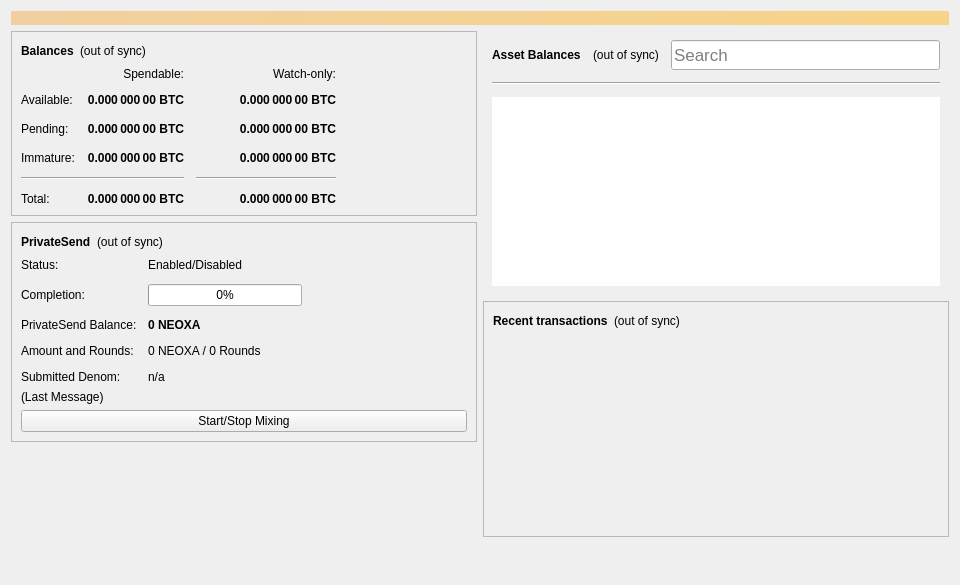
<?xml version="1.0" encoding="UTF-8"?>
<ui version="4.0">
 <class>OverviewPage</class>
 <widget class="QWidget" name="OverviewPage">
  <property name="geometry">
   <rect>
    <x>0</x>
    <y>0</y>
    <width>960</width>
    <height>585</height>
   </rect>
  </property>
  <property name="minimumSize">
   <size>
    <width>960</width>
    <height>0</height>
   </size>
  </property>
  <property name="windowTitle">
   <string>Form</string>
  </property>
  <layout class="QVBoxLayout" name="topLayout">
   <item>
    <widget class="QLabel" name="labelAlerts">
     <property name="visible">
      <bool>false</bool>
     </property>
     <property name="styleSheet">
      <string notr="true">QLabel { background-color: qlineargradient(x1: 0, y1: 0, x2: 1, y2: 0, stop:0 #F0D0A0, stop:1 #F8D488); color:#000000; }</string>
     </property>
     <property name="wordWrap">
      <bool>true</bool>
     </property>
     <property name="margin">
      <number>3</number>
     </property>
     <property name="textInteractionFlags">
      <set>Qt::TextSelectableByMouse</set>
     </property>
    </widget>
   </item>
   <item>
    <layout class="QHBoxLayout" name="horizontalLayout" stretch="1,1">
     <item>
      <layout class="QVBoxLayout" name="verticalLayout_2">
       <item>
        <widget class="QFrame" name="frame">
         <property name="frameShape">
          <enum>QFrame::StyledPanel</enum>
         </property>
         <property name="frameShadow">
          <enum>QFrame::Raised</enum>
         </property>
         <layout class="QVBoxLayout" name="verticalLayout_4">
          <item>
           <layout class="QHBoxLayout" name="horizontalLayout_4">
            <item>
             <widget class="QLabel" name="label_5">
              <property name="font">
               <font>
                <weight>75</weight>
                <bold>true</bold>
               </font>
              </property>
              <property name="text">
               <string>Balances</string>
              </property>
             </widget>
            </item>
            <item>
             <widget class="QLabel" name="labelWalletStatus">
              <property name="toolTip">
               <string>The displayed information may be out of date. Your wallet automatically synchronizes with the Neoxa network after a connection is established, but this process has not completed yet.</string>
              </property>
              <property name="text">
               <string notr="true">(out of sync)</string>
              </property>
              <property name="alignment">
               <set>Qt::AlignLeading|Qt::AlignLeft|Qt::AlignVCenter</set>
              </property>
             </widget>
            </item>
            <item>
             <spacer name="horizontalSpacer_3">
              <property name="orientation">
               <enum>Qt::Horizontal</enum>
              </property>
              <property name="sizeHint" stdset="0">
               <size>
                <width>40</width>
                <height>20</height>
               </size>
              </property>
             </spacer>
            </item>
           </layout>
          </item>
          <item>
           <layout class="QGridLayout" name="gridLayout">
            <property name="spacing">
             <number>12</number>
            </property>
            <item row="2" column="2">
             <widget class="QLabel" name="labelWatchPending">
              <property name="font">
               <font>
                <weight>75</weight>
                <bold>true</bold>
               </font>
              </property>
              <property name="cursor">
               <cursorShape>IBeamCursor</cursorShape>
              </property>
              <property name="toolTip">
               <string>Unconfirmed transactions to watch-only addresses</string>
              </property>
              <property name="text">
               <string notr="true">0.000 000 00 BTC</string>
              </property>
              <property name="alignment">
               <set>Qt::AlignRight|Qt::AlignTrailing|Qt::AlignVCenter</set>
              </property>
              <property name="textInteractionFlags">
               <set>Qt::LinksAccessibleByMouse|Qt::TextSelectableByKeyboard|Qt::TextSelectableByMouse</set>
              </property>
             </widget>
            </item>
            <item row="2" column="1">
             <widget class="QLabel" name="labelUnconfirmed">
              <property name="font">
               <font>
                <weight>75</weight>
                <bold>true</bold>
               </font>
              </property>
              <property name="cursor">
               <cursorShape>IBeamCursor</cursorShape>
              </property>
              <property name="toolTip">
               <string>Total of transactions that have yet to be confirmed, and do not yet count toward the spendable balance</string>
              </property>
              <property name="text">
               <string notr="true">0.000 000 00 BTC</string>
              </property>
              <property name="alignment">
               <set>Qt::AlignRight|Qt::AlignTrailing|Qt::AlignVCenter</set>
              </property>
              <property name="textInteractionFlags">
               <set>Qt::LinksAccessibleByMouse|Qt::TextSelectableByKeyboard|Qt::TextSelectableByMouse</set>
              </property>
             </widget>
            </item>
            <item row="3" column="2">
             <widget class="QLabel" name="labelWatchImmature">
              <property name="font">
               <font>
                <weight>75</weight>
                <bold>true</bold>
               </font>
              </property>
              <property name="cursor">
               <cursorShape>IBeamCursor</cursorShape>
              </property>
              <property name="toolTip">
               <string>Mined balance in watch-only addresses that has not yet matured</string>
              </property>
              <property name="text">
               <string notr="true">0.000 000 00 BTC</string>
              </property>
              <property name="alignment">
               <set>Qt::AlignRight|Qt::AlignTrailing|Qt::AlignVCenter</set>
              </property>
              <property name="textInteractionFlags">
               <set>Qt::LinksAccessibleByMouse|Qt::TextSelectableByKeyboard|Qt::TextSelectableByMouse</set>
              </property>
             </widget>
            </item>
            <item row="4" column="0" colspan="2">
             <widget class="Line" name="lineSpendableBalance">
              <property name="orientation">
               <enum>Qt::Horizontal</enum>
              </property>
             </widget>
            </item>
            <item row="4" column="2">
             <widget class="Line" name="lineWatchBalance">
              <property name="sizePolicy">
               <sizepolicy hsizetype="Preferred" vsizetype="Fixed">
                <horstretch>0</horstretch>
                <verstretch>0</verstretch>
               </sizepolicy>
              </property>
              <property name="minimumSize">
               <size>
                <width>140</width>
                <height>0</height>
               </size>
              </property>
              <property name="orientation">
               <enum>Qt::Horizontal</enum>
              </property>
             </widget>
            </item>
            <item row="5" column="0">
             <widget class="QLabel" name="labelTotalText">
              <property name="text">
               <string>Total:</string>
              </property>
             </widget>
            </item>
            <item row="3" column="1">
             <widget class="QLabel" name="labelImmature">
              <property name="font">
               <font>
                <weight>75</weight>
                <bold>true</bold>
               </font>
              </property>
              <property name="cursor">
               <cursorShape>IBeamCursor</cursorShape>
              </property>
              <property name="toolTip">
               <string>Mined balance that has not yet matured</string>
              </property>
              <property name="text">
               <string notr="true">0.000 000 00 BTC</string>
              </property>
              <property name="alignment">
               <set>Qt::AlignRight|Qt::AlignTrailing|Qt::AlignVCenter</set>
              </property>
              <property name="textInteractionFlags">
               <set>Qt::LinksAccessibleByMouse|Qt::TextSelectableByKeyboard|Qt::TextSelectableByMouse</set>
              </property>
             </widget>
            </item>
            <item row="2" column="3">
             <spacer name="horizontalSpacer_2">
              <property name="orientation">
               <enum>Qt::Horizontal</enum>
              </property>
              <property name="sizeHint" stdset="0">
               <size>
                <width>40</width>
                <height>20</height>
               </size>
              </property>
             </spacer>
            </item>
            <item row="3" column="0">
             <widget class="QLabel" name="labelImmatureText">
              <property name="text">
               <string>Immature:</string>
              </property>
             </widget>
            </item>
            <item row="5" column="1">
             <widget class="QLabel" name="labelTotal">
              <property name="font">
               <font>
                <weight>75</weight>
                <bold>true</bold>
               </font>
              </property>
              <property name="cursor">
               <cursorShape>IBeamCursor</cursorShape>
              </property>
              <property name="toolTip">
               <string>Your current total balance</string>
              </property>
              <property name="text">
               <string notr="true">0.000 000 00 BTC</string>
              </property>
              <property name="alignment">
               <set>Qt::AlignRight|Qt::AlignTrailing|Qt::AlignVCenter</set>
              </property>
              <property name="textInteractionFlags">
               <set>Qt::LinksAccessibleByMouse|Qt::TextSelectableByKeyboard|Qt::TextSelectableByMouse</set>
              </property>
             </widget>
            </item>
            <item row="5" column="2">
             <widget class="QLabel" name="labelWatchTotal">
              <property name="font">
               <font>
                <weight>75</weight>
                <bold>true</bold>
               </font>
              </property>
              <property name="cursor">
               <cursorShape>IBeamCursor</cursorShape>
              </property>
              <property name="toolTip">
               <string>Current total balance in watch-only addresses</string>
              </property>
              <property name="text">
               <string notr="true">0.000 000 00 BTC</string>
              </property>
              <property name="alignment">
               <set>Qt::AlignRight|Qt::AlignTrailing|Qt::AlignVCenter</set>
              </property>
              <property name="textInteractionFlags">
               <set>Qt::LinksAccessibleByMouse|Qt::TextSelectableByKeyboard|Qt::TextSelectableByMouse</set>
              </property>
             </widget>
            </item>
            <item row="0" column="2">
             <widget class="QLabel" name="labelWatchonly">
              <property name="text">
               <string>Watch-only:</string>
              </property>
              <property name="alignment">
               <set>Qt::AlignRight|Qt::AlignTrailing|Qt::AlignVCenter</set>
              </property>
             </widget>
            </item>
            <item row="1" column="0">
             <widget class="QLabel" name="labelBalanceText">
              <property name="text">
               <string>Available:</string>
              </property>
             </widget>
            </item>
            <item row="1" column="1">
             <widget class="QLabel" name="labelBalance">
              <property name="font">
               <font>
                <weight>75</weight>
                <bold>true</bold>
               </font>
              </property>
              <property name="cursor">
               <cursorShape>IBeamCursor</cursorShape>
              </property>
              <property name="toolTip">
               <string>Your current spendable balance</string>
              </property>
              <property name="text">
               <string notr="true">0.000 000 00 BTC</string>
              </property>
              <property name="alignment">
               <set>Qt::AlignRight|Qt::AlignTrailing|Qt::AlignVCenter</set>
              </property>
              <property name="textInteractionFlags">
               <set>Qt::LinksAccessibleByMouse|Qt::TextSelectableByKeyboard|Qt::TextSelectableByMouse</set>
              </property>
             </widget>
            </item>
            <item row="1" column="2">
             <widget class="QLabel" name="labelWatchAvailable">
              <property name="font">
               <font>
                <weight>75</weight>
                <bold>true</bold>
               </font>
              </property>
              <property name="cursor">
               <cursorShape>IBeamCursor</cursorShape>
              </property>
              <property name="toolTip">
               <string>Your current balance in watch-only addresses</string>
              </property>
              <property name="text">
               <string notr="true">0.000 000 00 BTC</string>
              </property>
              <property name="alignment">
               <set>Qt::AlignRight|Qt::AlignTrailing|Qt::AlignVCenter</set>
              </property>
              <property name="textInteractionFlags">
               <set>Qt::LinksAccessibleByMouse|Qt::TextSelectableByKeyboard|Qt::TextSelectableByMouse</set>
              </property>
             </widget>
            </item>
            <item row="2" column="0">
             <widget class="QLabel" name="labelPendingText">
              <property name="text">
               <string>Pending:</string>
              </property>
             </widget>
            </item>
            <item row="0" column="1">
             <widget class="QLabel" name="labelSpendable">
              <property name="text">
               <string>Spendable:</string>
              </property>
              <property name="alignment">
               <set>Qt::AlignRight|Qt::AlignTrailing|Qt::AlignVCenter</set>
              </property>
             </widget>
            </item>
           </layout>
          </item>
         </layout>
        </widget>
       </item>
       <item>
        <widget class="QFrame" name="framePrivateSend">
         <property name="layoutDirection">
          <enum>Qt::LeftToRight</enum>
         </property>
         <property name="frameShape">
          <enum>QFrame::StyledPanel</enum>
         </property>
         <property name="frameShadow">
          <enum>QFrame::Raised</enum>
         </property>
         <layout class="QVBoxLayout" name="VerticalLayout_PS1">
          <item>
           <layout class="QHBoxLayout" name="horizontalLayout_5">
            <item>
             <widget class="QLabel" name="labelPrivateSendHeader">
              <property name="font">
               <font>
                <weight>75</weight>
                <bold>true</bold>
               </font>
              </property>
              <property name="text">
               <string>PrivateSend</string>
              </property>
             </widget>
            </item>
            <item>
             <widget class="QLabel" name="labelPrivateSendSyncStatus">
              <property name="toolTip">
               <string>The displayed information may be out of date. Your wallet automatically synchronizes with the Neoxa network after a connection is established, but this process has not completed yet.</string>
              </property>
              <property name="text">
               <string notr="true">(out of sync)</string>
              </property>
              <property name="alignment">
               <set>Qt::AlignLeading|Qt::AlignLeft|Qt::AlignVCenter</set>
              </property>
             </widget>
            </item>
            <item>
             <spacer name="horizontalSpacer_4">
              <property name="orientation">
               <enum>Qt::Horizontal</enum>
              </property>
              <property name="sizeHint" stdset="0">
               <size>
                <width>40</width>
                <height>20</height>
               </size>
              </property>
             </spacer>
            </item>
           </layout>
          </item>
          <item>
           <layout class="QFormLayout" name="privateSendFormLayout">
            <property name="fieldGrowthPolicy">
             <enum>QFormLayout::AllNonFixedFieldsGrow</enum>
            </property>
            <property name="horizontalSpacing">
             <number>11</number>
            </property>
            <property name="verticalSpacing">
             <number>12</number>
            </property>
            <item row="0" column="0">
             <widget class="QLabel" name="labelPrivateSendEnabledText">
              <property name="text">
               <string>Status:</string>
              </property>
             </widget>
            </item>
            <item row="0" column="1">
             <widget class="QLabel" name="labelPrivateSendEnabled">
              <property name="text">
               <string>Enabled/Disabled</string>
              </property>
             </widget>
            </item>
            <item row="1" column="0">
             <widget class="QLabel" name="labelCompletitionText">
              <property name="text">
               <string>Completion:</string>
              </property>
             </widget>
            </item>
            <item row="1" column="1">
             <widget class="QProgressBar" name="privateSendProgress">
              <property name="maximumSize">
               <size>
                <width>154</width>
                <height>16777215</height>
               </size>
              </property>
              <property name="value">
               <number>0</number>
              </property>
             </widget>
            </item>
            <item row="2" column="0">
             <widget class="QLabel" name="labelAnonymizedText">
              <property name="text">
               <string>PrivateSend Balance:</string>
              </property>
             </widget>
            </item>
            <item row="2" column="1">
             <widget class="QLabel" name="labelAnonymized">
              <property name="font">
               <font>
                <weight>75</weight>
                <bold>true</bold>
               </font>
              </property>
              <property name="text">
               <string notr="true">0 NEOXA</string>
              </property>
             </widget>
            </item>
            <item row="3" column="0">
             <widget class="QLabel" name="labelAmountAndRoundsText">
              <property name="text">
               <string>Amount and Rounds:</string>
              </property>
             </widget>
            </item>
            <item row="3" column="1">
             <widget class="QLabel" name="labelAmountRounds">
              <property name="text">
               <string>0 NEOXA / 0 Rounds</string>
              </property>
             </widget>
            </item>
            <item row="4" column="0">
             <widget class="QLabel" name="labelSubmittedDenomText">
              <property name="text">
               <string>Submitted Denom:</string>
              </property>
             </widget>
            </item>
            <item row="4" column="1">
             <widget class="QLabel" name="labelSubmittedDenom">
              <property name="toolTip">
               <string>The denominations you submitted to the Smartnode.&lt;br&gt;To mix, other users must submit the exact same denominations.</string>
              </property>
              <property name="text">
               <string>n/a</string>
              </property>
             </widget>
            </item>
           </layout>
          </item>
          <item>
           <layout class="QVBoxLayout" name="VerticalLayout_PS">
            <item>
             <widget class="QLabel" name="labelPrivateSendLastMessage">
              <property name="text">
               <string>(Last Message)</string>
              </property>
              <property name="alignment">
               <set>Qt::AlignLeading|Qt::AlignLeft|Qt::AlignTop</set>
              </property>
              <property name="wordWrap">
               <bool>true</bool>
              </property>
             </widget>
            </item>
            <item>
             <widget class="QPushButton" name="togglePrivateSend">
              <property name="sizePolicy">
               <sizepolicy hsizetype="MinimumExpanding" vsizetype="Fixed">
                <horstretch>0</horstretch>
                <verstretch>0</verstretch>
               </sizepolicy>
              </property>
              <property name="text">
               <string>Start/Stop Mixing</string>
              </property>
             </widget>
            </item>
           </layout>
          </item>
         </layout>
        </widget>
       </item>
       <item>
        <spacer name="verticalSpacer">
         <property name="orientation">
          <enum>Qt::Vertical</enum>
         </property>
         <property name="sizeHint" stdset="0">
          <size>
           <width>20</width>
           <height>40</height>
          </size>
         </property>
        </spacer>
       </item>
      </layout>
     </item>
     <item>
      <layout class="QVBoxLayout" name="verticalLayout_3">
       <item>
        <widget class="QFrame" name="assetFrame">
         <property name="minimumSize">
          <size>
           <width>350</width>
           <height>150</height>
          </size>
         </property>
         <property name="autoFillBackground">
          <bool>true</bool>
         </property>
         <property name="frameShape">
          <enum>QFrame::NoFrame</enum>
         </property>
         <property name="frameShadow">
          <enum>QFrame::Plain</enum>
         </property>
         <property name="lineWidth">
          <number>0</number>
         </property>
         <layout class="QVBoxLayout" name="verticalLayout_7">
          <property name="spacing">
           <number>12</number>
          </property>
          <item>
           <layout class="QHBoxLayout" name="assetBalanceHorizontalLayout">
            <item alignment="Qt::AlignVCenter">
             <widget class="QLabel" name="assetBalanceLabel">
              <property name="font">
               <font>
                <weight>75</weight>
                <bold>true</bold>
               </font>
              </property>
              <property name="text">
               <string>Asset Balances</string>
              </property>
             </widget>
            </item>
            <item>
             <widget class="QLabel" name="labelAssetStatus">
              <property name="text">
               <string>(out of sync)</string>
              </property>
             </widget>
            </item>
            <item alignment="Qt::AlignBottom">
             <widget class="QLineEdit" name="assetSearch">
              <property name="sizePolicy">
               <sizepolicy hsizetype="Expanding" vsizetype="Preferred">
                <horstretch>0</horstretch>
                <verstretch>0</verstretch>
               </sizepolicy>
              </property>
              <property name="minimumSize">
               <size>
                <width>0</width>
                <height>30</height>
               </size>
              </property>
              <property name="maximumSize">
               <size>
                <width>16777215</width>
                <height>30</height>
               </size>
              </property>
              <property name="sizeIncrement">
               <size>
                <width>0</width>
                <height>0</height>
               </size>
              </property>
              <property name="baseSize">
               <size>
                <width>0</width>
                <height>0</height>
               </size>
              </property>
              <property name="font">
               <font>
                <pointsize>13</pointsize>
               </font>
              </property>
              <property name="maxLength">
               <number>32</number>
              </property>
              <property name="frame">
               <bool>true</bool>
              </property>
              <property name="alignment">
               <set>Qt::AlignLeading|Qt::AlignLeft|Qt::AlignVCenter</set>
              </property>
              <property name="placeholderText">
               <string>Search</string>
              </property>
              <property name="clearButtonEnabled">
               <bool>true</bool>
              </property>
             </widget>
            </item>
           </layout>
          </item>
          <item>
           <widget class="Line" name="assetBalanceLine">
            <property name="orientation">
             <enum>Qt::Horizontal</enum>
            </property>
           </widget>
          </item>
          <item>
           <widget class="QListView" name="listAssets">
            <property name="frameShape">
             <enum>QFrame::NoFrame</enum>
            </property>
            <property name="lineWidth">
             <number>0</number>
            </property>
            <property name="verticalScrollMode">
             <enum>QAbstractItemView::ScrollPerItem</enum>
            </property>
           </widget>
          </item>
         </layout>
        </widget>
       </item>
       <item>
        <widget class="QFrame" name="frame_2">
         <property name="frameShape">
          <enum>QFrame::StyledPanel</enum>
         </property>
         <property name="frameShadow">
          <enum>QFrame::Raised</enum>
         </property>
         <layout class="QVBoxLayout" name="verticalLayout">
          <item>
           <layout class="QHBoxLayout" name="horizontalLayout_2">
            <item>
             <widget class="QLabel" name="label_4">
              <property name="font">
               <font>
                <weight>75</weight>
                <bold>true</bold>
               </font>
              </property>
              <property name="text">
               <string>Recent transactions</string>
              </property>
             </widget>
            </item>
            <item>
             <widget class="QLabel" name="labelTransactionsStatus">
              <property name="toolTip">
               <string>The displayed information may be out of date. Your wallet automatically synchronizes with the Neoxa network after a connection is established, but this process has not completed yet.</string>
              </property>
              <property name="text">
               <string notr="true">(out of sync)</string>
              </property>
              <property name="alignment">
               <set>Qt::AlignLeading|Qt::AlignLeft|Qt::AlignVCenter</set>
              </property>
             </widget>
            </item>
            <item>
             <spacer name="horizontalSpacer">
              <property name="orientation">
               <enum>Qt::Horizontal</enum>
              </property>
              <property name="sizeHint" stdset="0">
               <size>
                <width>40</width>
                <height>20</height>
               </size>
              </property>
             </spacer>
            </item>
           </layout>
          </item>
          <item>
           <widget class="QListView" name="listTransactions">
            <property name="styleSheet">
             <string notr="true">QListView { background: transparent; }</string>
            </property>
            <property name="frameShape">
             <enum>QFrame::NoFrame</enum>
            </property>
            <property name="verticalScrollBarPolicy">
             <enum>Qt::ScrollBarAlwaysOff</enum>
            </property>
            <property name="horizontalScrollBarPolicy">
             <enum>Qt::ScrollBarAlwaysOff</enum>
            </property>
            <property name="selectionMode">
             <enum>QAbstractItemView::NoSelection</enum>
            </property>
           </widget>
          </item>
         </layout>
        </widget>
       </item>
       <item>
        <spacer name="verticalSpacer_2">
         <property name="orientation">
          <enum>Qt::Vertical</enum>
         </property>
         <property name="sizeHint" stdset="0">
          <size>
           <width>20</width>
           <height>40</height>
          </size>
         </property>
        </spacer>
       </item>
      </layout>
     </item>
    </layout>
   </item>
  </layout>
 </widget>
 <resources/>
 <connections/>
</ui>
